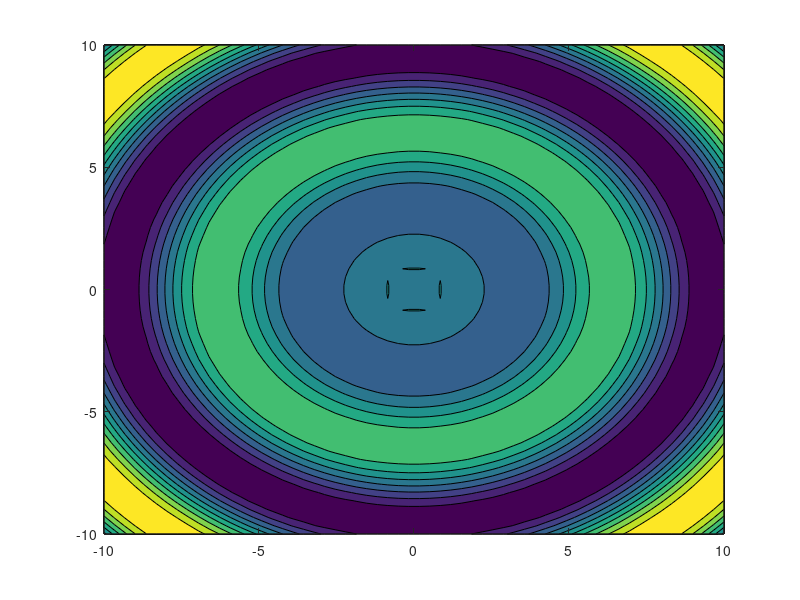

This figure's MATLAB source:
%{
CONTORNO_CHEIO.M

Material de apoio do livro "Octave: Seus primeiros passos na programação
científica". Exemplo #1 do capítulo 5, "Gravando e reaproveitando
código".

* Autor: Alexandre 'Jaguar' Fioravante de Siqueira
* Editora: Casa do Código
* Contato: http://www.programandociencia.com/sobre/
           http://www.casadocodigo.com.br/
* Fórum de discussão: http://groups.google.com/d/forum/compcieoctave
* Material de apoio: http://www.github.com/alexandrejaguar/compcieoctave

* Para citar esse material, por favor utilize a referência abaixo:
DE SIQUEIRA, A.F. Octave: Seus primeiros passos na programação
científica. São Paulo: Casa do Código, 2015.

Este programa é um software livre; você pode redistribuí-lo e/ou 
modificá-lo dentro dos termos da Licença Pública Geral GNU como 
publicada pela Fundação do Software Livre (FSF); na versão 3 da 
Licença, ou qualquer versão posterior.

Este programa é distribuído na esperança de que possa ser útil, 
mas SEM NENHUMA GARANTIA; sem uma garantia implícita de ADEQUAÇÃO
a qualquer MERCADO ou APLICAÇÃO EM PARTICULAR. Veja a
Licença Pública Geral GNU para maiores detalhes.

Você deve ter recebido uma cópia da Licença Pública Geral GNU junto
com este programa. Se não, veja <http://www.gnu.org/licenses/>.
%}

grade = linspace(-10,10,60);
[xx,yy] = meshgrid(grade);
zz = cos(sqrt(xx.^2 + yy.^2)) .* sqrt(xx.^2 + yy.^2);
contourf(xx,yy,zz)

